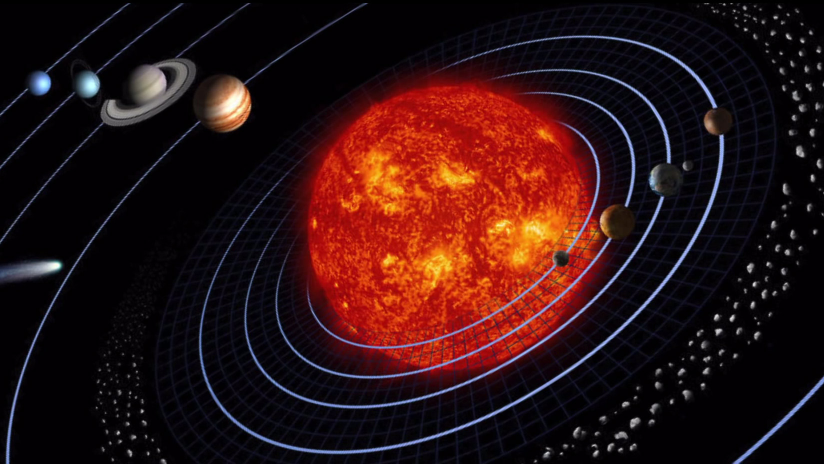
#> input picture solarsystem.jpg, 1648 x 927 px (shown at 1/2 size)
$ python iva_assignment.py   (older library calls are emulated)
#> lines starting #> are read from the running program, lines starting #| are printed output that depends on the picture
# -*- coding: utf-8 -*-
"""IVA_ASSIGNMENT.ipynb

Automatically generated by Colab.

Original file is located at
    https://colab.research.google.com/drive/1Za7lA2flzhPD0U8OmL_YA99FdmxbOAbS

**Sample project for Color detection**
"""

import cv2
import numpy as np
from google.colab.patches import cv2_imshow  # Use this for image display in Colab
def detect_dominant_color(image_path):
    """
    Detects the dominant color in an image using K-means clustering.
    Args:
        image_path (str): Path to the image file.
    Returns:
        tuple: (B, G, R) values of the dominant color, or None if an error occurs.
    """
    try:
        img = cv2.imread(image_path)
        if img is None:
            raise FileNotFoundError(f"Image not found at {image_path}")
        # Resize the image for faster processing
        resized_img = cv2.resize(img, (100, 100))
        # Reshape to a list of pixels
        pixels = resized_img.reshape((-1, 3))
        pixels = np.float32(pixels)
        # Apply K-means clustering
        criteria = (cv2.TERM_CRITERIA_EPS + cv2.TERM_CRITERIA_MAX_ITER, 10, 1.0)
        _, _, centers = cv2.kmeans(pixels, 1, None, criteria, 10, cv2.KMEANS_RANDOM_CENTERS)
        return tuple(centers[0].astype(int))
    except Exception as e:
        print(f"Error: {e}")
        return None
def display_color_swatch(color):
    """
    Displays a color swatch of the detected dominant color.
    """
    if color is None:
        print("No color detected.")
        return
    swatch = np.zeros((200, 200, 3), dtype=np.uint8)
    swatch[:] = color
    print(f"Dominant Color (BGR): {color}")
    cv2_imshow(swatch)
def detect_color_range(image_path, lower_bound, upper_bound, color_name):
    """
    Detects a specific color range in an image and highlights it.
    Args:
        image_path (str): Path to the image file.
        lower_bound (np.array): Lower HSV bound of the color.
        upper_bound (np.array): Upper HSV bound of the color.
        color_name (str): Name of the color being detected.
    """
    try:
        img = cv2.imread(image_path)
        if img is None:
            raise FileNotFoundError(f"Image not found at {image_path}")
        hsv = cv2.cvtColor(img, cv2.COLOR_BGR2HSV)
        mask = cv2.inRange(hsv, lower_bound, upper_bound)
        result = cv2.bitwise_and(img, img, mask=mask)
        print(f"Original Image vs {color_name} Detection:")
        combined = np.hstack((img, result))
        cv2_imshow(combined)
    except Exception as e:
        print(f"Error: {e}")
# Example usage
image_file = "Dog-Picture1.jpg"  # Replace with actual image file path
dominant_color = detect_dominant_color(image_file)
display_color_swatch(dominant_color)
# Define HSV bounds for different colors
color_ranges = {
    "Red": (np.array([0, 100, 100]), np.array([10, 255, 255])),
    "Blue": (np.array([110, 50, 50]), np.array([130, 255, 255])),
    "Green": (np.array([50, 100, 100]), np.array([70, 255, 255])),
    "Yellow": (np.array([20, 100, 100]), np.array([30, 255, 255])),
    "Orange": (np.array([10, 100, 100]), np.array([20, 255, 255])),
    "Purple": (np.array([130, 50, 50]), np.array([160, 255, 255])),
    "White": (np.array([0, 0, 200]), np.array([180, 50, 255]))
}
for color_name, (lower, upper) in color_ranges.items():
    detect_color_range(image_file, lower, upper, color_name)

"""**Data structures for Image Analysis -Write a program that
computes the T-pyramid of an image**
"""

import cv2
import numpy as np
from google.colab.patches import cv2_imshow  # Use for displaying images in Colab
def t_pyramid(image, levels):
    """
    Computes the T-pyramid of an image.
    Args:
        image (numpy.ndarray): Input image.
        levels (int): Number of pyramid levels.
    Returns:
        list: List of pyramid levels (images).
    """
    pyramid = [image.astype(np.float32)]  # Convert to float32 for calculations
    for _ in range(levels - 1):
        # Apply a 5x5 Gaussian filter and downsample by 2
        blurred = cv2.GaussianBlur(pyramid[-1], (5, 5), 0)
        downsampled = blurred[::2, ::2]
        pyramid.append(downsampled)
    return pyramid
def display_pyramid(pyramid):
    """
    Displays the T-pyramid levels in Google Colab at their actual sizes.
    Args:
        pyramid (list): List of pyramid levels (images).
    """
    for i, level in enumerate(pyramid):
        normalized_level = cv2.normalize(level, None, 0, 255, cv2.NORM_MINMAX, cv2.CV_8U)
        print(f"Level {i}:")
        cv2_imshow(normalized_level)  # Display without resizing
# Example usage:
image_path = "solarsystem.jpg"  # Replace with your image path
#> image_path = 'solarsystem.jpg'
image = cv2.imread(image_path)
#> image is the input picture: shape (927, 1648, 3); mean B, G, R 18.5, 18.2, 46.6
if image is None:
    print(f"Error: Image not found at {image_path}")
else:
    pyramid_levels = 5  # Number of pyramid levels
    pyramid = t_pyramid(image, pyramid_levels)
#> after the loop in t_pyramid, `for _ in range(levels - 1):`: pyramid = 5 items
#> pyramid = 5 items
    display_pyramid(pyramid)
#> the loop in display_pyramid, `for i, level in enumerate(pyramid):` made 5 passes
#| Level 0:
#| Level 1:
#| Level 2:
#| Level 3:
#| Level 4:

"""**Sample project for Image Smoothing**"""

import cv2
import numpy as np
from google.colab.patches import cv2_imshow  # Use this instead of cv2.imshow
def image_smoothing(image_path):
    """
    Applies various image smoothing techniques to an image and displays them side by side.
    Args:
        image_path (str): Path to the image file.
    """
#> called with image_path = 'chinnu.jpg'
    try:
        img = cv2.imread(image_path)
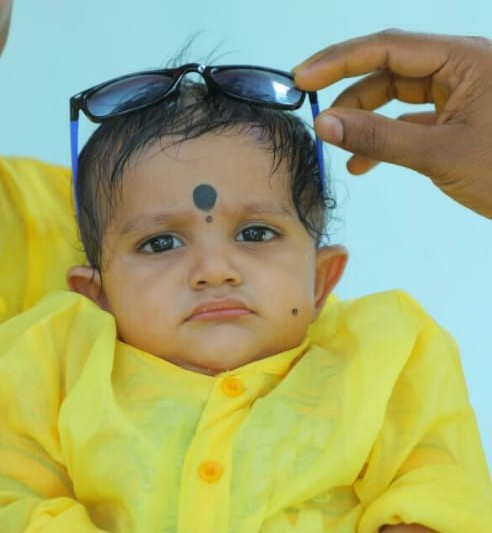
#> input picture chinnu.jpg, 492 x 533 px
#> img is the input picture: shape (533, 492, 3); mean B, G, R 113, 171.5, 163.5
        if img is None:
            raise FileNotFoundError(f"Image not found at {image_path}")
        # 1. Averaging (Blur)
        blur = cv2.blur(img, (5, 5))
        # 2. Gaussian Blur
        gaussian_blur = cv2.GaussianBlur(img, (5, 5), 0)
        # 3. Median Blur (Effective for salt-and-pepper noise)
        median_blur = cv2.medianBlur(img, 5)
        # 4. Bilateral Filtering (Preserves edges)
        bilateral_blur = cv2.bilateralFilter(img, 9, 75, 75)
        # Concatenating images side by side for better visualization
        avg_stack = np.hstack((img, blur))
        gaussian_stack = np.hstack((img, gaussian_blur))
        median_stack = np.hstack((img, median_blur))
        bilateral_stack = np.hstack((img, bilateral_blur))
        # Display results using cv2_imshow
        print("Original (Left) | Averaging Blur (Right):")
        cv2_imshow(avg_stack)
        print("Original (Left) | Gaussian Blur (Right):")
        cv2_imshow(gaussian_stack)
        print("Original (Left) | Median Blur (Right):")
        cv2_imshow(median_stack)
        print("Original (Left) | Bilateral Filter (Right):")
        cv2_imshow(bilateral_stack)
    except Exception as e:
        print(f"Error: {e}")
# Example usage:
image_file = "chinnu.jpg"  # Replace with your image file path
image_smoothing(image_file)

"""**Sample project for Edge detection using Sobel ,Canny edge**"""

import cv2
import numpy as np
from google.colab.patches import cv2_imshow  # Use this instead of cv2.imshow
def edge_detection(image_path, kernel_size=3):
    """
    Applies Sobel and Canny edge detection to an image and displays
    the original, Sobel, and Canny images side by side.
    Args:
        image_path (str): Path to the image file.
        kernel_size (int): Kernel size for Sobel edge detection (default is 3).
    """
#> called with image_path = 'flower_img.jpg', kernel_size = 3
    try:
        img = cv2.imread(image_path, cv2.IMREAD_GRAYSCALE)  # Load in grayscale
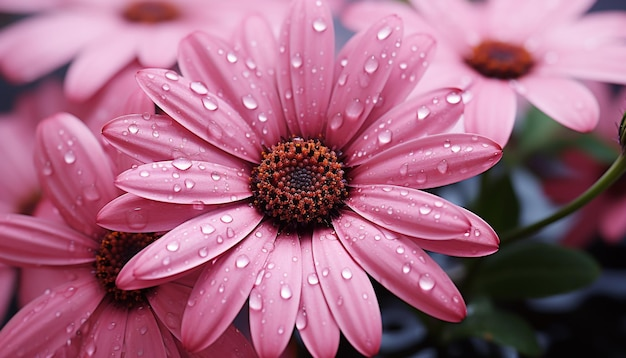
#> input picture flower_img.jpg, 626 x 358 px
#> img: shape (358, 626); min 0, max 255, mean 122.2
        if img is None:
            raise FileNotFoundError(f"Image not found at {image_path}")
        # Sobel Edge Detection
        sobelx = cv2.Sobel(img, cv2.CV_64F, 1, 0, ksize=kernel_size)  # Sobel in x-direction
        sobely = cv2.Sobel(img, cv2.CV_64F, 0, 1, ksize=kernel_size)  # Sobel in y-direction
        sobel_combined = np.sqrt(sobelx**2 + sobely**2)  # Combine x and y gradients
        sobel_combined = np.uint8(sobel_combined)  # Convert back to 8-bit
        # Canny Edge Detection
        canny = cv2.Canny(img, 100, 200)  # Thresholds: 100 and 200 (adjust as needed)
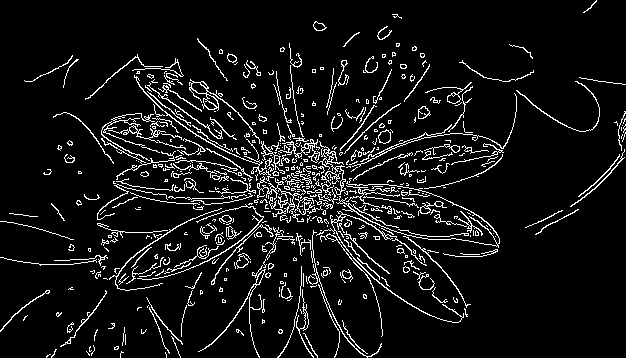
#> canny: shape (358, 626); 7.7% white in thin lines or dots
        # Stack images side by side (Original | Sobel | Canny)
        combined = cv2.hconcat([img, sobel_combined, canny])
        # Display results
        print(f"Original | Sobel | Canny (Kernel Size {kernel_size}):")
        cv2_imshow(combined)
    except Exception as e:
        print(f"Error: {e}")
# Example usage:
image_file = "flower_img.jpg"  # Replace with your image file path
edge_detection(image_file, 3)  # Kernel size 3
edge_detection(image_file, 5)  # Kernel size 5

"""**Object Detection with OpenCV**
* **Detect simple objects like faces, eyes, or hands using OpenCV and Haar cascade**
* **Libraries: OpenCV, NumPy**


"""

import cv2
import matplotlib.pyplot as plt
import numpy as np
# Load Haar cascade classifiers
face_cascade = cv2.CascadeClassifier(cv2.data.haarcascades + 'haarcascade_frontalface_default.xml')
eye_cascade = cv2.CascadeClassifier(cv2.data.haarcascades + 'haarcascade_eye.xml')
smile_cascade = cv2.CascadeClassifier(cv2.data.haarcascades + 'haarcascade_smile.xml')
# Read the image
image_path = 'chandhu_img.jpg'
image = cv2.imread(image_path)
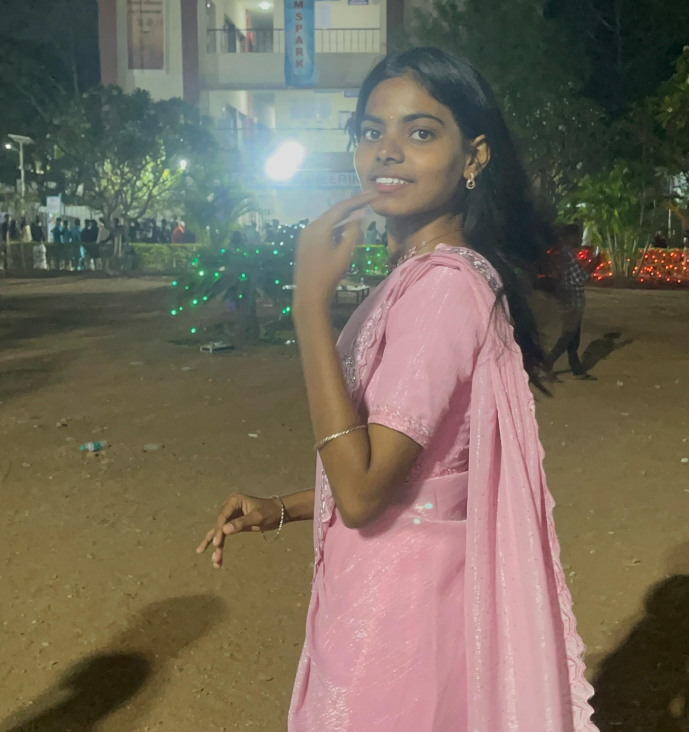
#> input picture chandhu_img.jpg, 2066 x 2196 px (shown at 1/3 size)
#> image is the input picture: shape (2196, 2066, 3); mean B, G, R 91.4, 106.6, 116.2
if image is None:
    print("Error: Image not found!")
    exit()
# Convert image to grayscale
gray = cv2.cvtColor(image, cv2.COLOR_BGR2GRAY)
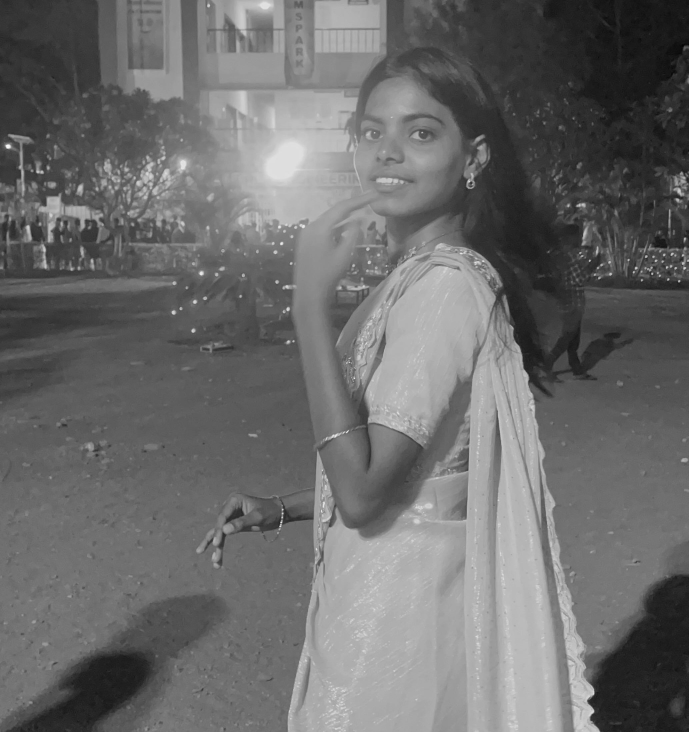
#> gray: shape (2196, 2066) (shown at 1/3 size); min 5, max 254, mean 107.7
# Detect faces
faces = face_cascade.detectMultiScale(gray, scaleFactor=1.2, minNeighbors=6, minSize=(50, 50))
#> faces = [[994, 247, 375, 375]]
for (x, y, w, h) in faces:
    # Draw face rectangle with gradient blue effect
    cv2.rectangle(image, (x, y), (x + w, y + h), (30, 144, 255), 5)
    cv2.rectangle(image, (x + 3, y + 3), (x + w - 3, y + h - 3), (0, 0, 255), 2)
    cv2.putText(image, 'Face', (x, y - 10), cv2.FONT_HERSHEY_SIMPLEX, 0.9, (255, 255, 255), 3)
    # Define ROI for eyes and smile detection
    roi_gray = gray[y:y + h, x:x + w]
    roi_color = image[y:y + h, x:x + w]
    # Detect eyes
    eyes = eye_cascade.detectMultiScale(roi_gray, scaleFactor=1.1, minNeighbors=5, minSize=(20, 20))
    for (ex, ey, ew, eh) in eyes:
        cv2.rectangle(roi_color, (ex, ey), (ex + ew, ey + eh), (50, 205, 50), 3)  # Bright green
        cv2.putText(roi_color, 'Eye', (ex, ey - 5), cv2.FONT_HERSHEY_SIMPLEX, 0.7, (255, 255, 255), 2)
    # Detect smiles
    smiles = smile_cascade.detectMultiScale(roi_gray, scaleFactor=1.8, minNeighbors=25, minSize=(25, 25))
    for (sx, sy, sw, sh) in smiles:
        cv2.rectangle(roi_color, (sx, sy), (sx + sw, sy + sh), (255, 140, 0), 3)  # Vivid orange
        cv2.putText(roi_color, 'Smile', (sx, sy - 5), cv2.FONT_HERSHEY_SIMPLEX, 0.7, (255, 255, 255), 2)
    # Hair Detection: Region above the face
    hair_region_y = max(0, y - h // 2)  # Define hair region above the face
    hair_region = gray[hair_region_y:y, x:x + w]  # Crop above the face
    # Apply edge detection to highlight hair
    hair_edges = cv2.Canny(hair_region, 50, 150)
    # Draw a rectangle for the hair region
    cv2.rectangle(image, (x, hair_region_y), (x + w, y), (128, 0, 128), 3)  # Royal purple
    cv2.putText(image, 'Hair', (x, hair_region_y - 5), cv2.FONT_HERSHEY_SIMPLEX, 0.7, (255, 255, 255), 2)
#> this loop made 1 pass
#> (x, y, w, h, eyes, smiles, hair_region_y) on pass 1: (994, 247, 375, 375, [[81, 112, 82, 82], [220, 109, 95, 95]], [[107, 265, 117, 58], [74, 247, 210, 105]], 60)
#> pass 1, `hair_region = gray[hair_region_y:y, x:x + w]`:
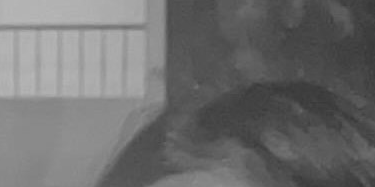
#> hair_region: shape (187, 375); min 54, max 183, mean 110.2
#> after the loop:
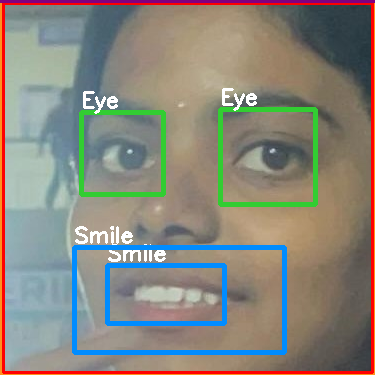
#> roi_color: shape (375, 375, 3); mean B, G, R 123.8, 133.9, 137.4
# Convert image to RGB for Matplotlib
image_rgb = cv2.cvtColor(image, cv2.COLOR_BGR2RGB)
# Display image with enhancements
plt.figure(figsize=(10, 8))
plt.imshow(image_rgb)
plt.axis("off")
plt.suptitle("Face, Eyes, Smile & Hair Detection", fontsize=16, fontweight='bold', color='purple')
plt.title("Using OpenCV & Haar Cascades", fontsize=12, fontweight='medium', color='black')
plt.show()
